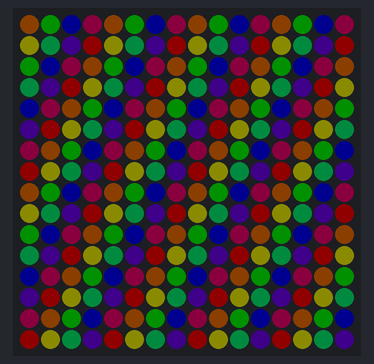
The sketch below on a simulated ESP8266 (NodeMCU). Shown: 16×16 RGB LED matrix (first LED top left, wired row by row). Dim RGB values are drawn brighter than linear; WiFi joins after 1.5 s; servers stay silent unless stated; what the sketch prints to the serial monitor is not drawn.

Above: at 0.1 s.

The sketch:

led-matrix-esp8266.ino
```cpp
#include <FastLED.h>

#include <WiFiManager.h> // https://github.com/tzapu/WiFiManager
WiFiManager wm;

#define LED_PIN D3

#define COLOR_ORDER GRB
#define CHIPSET WS2811

#define BRIGHTNESS 16

// Params for width and height
#define MATRIX_WIDTH 16
#define MATRIX_HEIGHT 16

#define NUM_LEDS (MATRIX_WIDTH * MATRIX_HEIGHT)
CRGB leds[NUM_LEDS];

WiFiUDP Udp;
char incomingPacket[MATRIX_WIDTH * MATRIX_HEIGHT * 3];

uint16_t XY(uint8_t x, uint8_t y)
{
  if (y & 0x01)
  {
    // Odd rows run forwards
    return (y * MATRIX_WIDTH) + x;
  }

  // Even rows run backwards
  uint8_t reverseX = (MATRIX_WIDTH - 1) - x;
  return (y * MATRIX_WIDTH) + reverseX;
}

void loop()
{

  int packetSize = Udp.parsePacket();
  if (packetSize)
  {
    //    Serial.printf("Received %d bytes from %s, port %d\n", packetSize, Udp.remoteIP().toString().c_str(), Udp.remotePort());
    int len = Udp.read(incomingPacket, NUM_LEDS * 3);
    if (len == NUM_LEDS * 3)
    {
      for (uint8_t y = 0; y < MATRIX_HEIGHT; y++)
      {
        for (uint8_t x = 0; x < MATRIX_WIDTH; x++)
        {
          int start = (y * MATRIX_HEIGHT + x) * 3;
          leds[XY(x, y)] = CRGB(
              incomingPacket[start + 0],
              incomingPacket[start + 1],
              incomingPacket[start + 2]);
        }
      }
      FastLED.show();
    }
  }
}

void DrawOneFrame(uint8_t startHue8, int8_t yHueDelta8, int8_t xHueDelta8)
{
  uint8_t lineStartHue = startHue8;
  for (uint8_t y = 0; y < MATRIX_HEIGHT; y++)
  {
    lineStartHue += yHueDelta8;
    uint8_t pixelHue = lineStartHue;
    for (uint8_t x = 0; x < MATRIX_WIDTH; x++)
    {
      pixelHue += xHueDelta8;
      leds[XY(x, y)] = CHSV(pixelHue, 255, 255);
    }
  }
}

void setup()
{
  FastLED.addLeds<CHIPSET, LED_PIN, COLOR_ORDER>(leds, NUM_LEDS).setCorrection(TypicalSMD5050);
  FastLED.setBrightness(BRIGHTNESS);
  FastLED.setCorrection(TypicalSMD5050);
  WiFi.setSleepMode(WIFI_MODEM_SLEEP);
  FastLED.clear();
  DrawOneFrame(1, 32, 192);
  FastLED.show();

  Serial.begin(115200);
  WiFi.mode(WIFI_STA);
  //  wm.resetSettings();

  if (wm.autoConnect("AutoConnectAP"))
  {
    Serial.println("connected...yeey :)");
    Udp.begin(5060);
  }
  else
  {
    Serial.println("Failed to connect");
    wm.reboot();
  }
}
```
